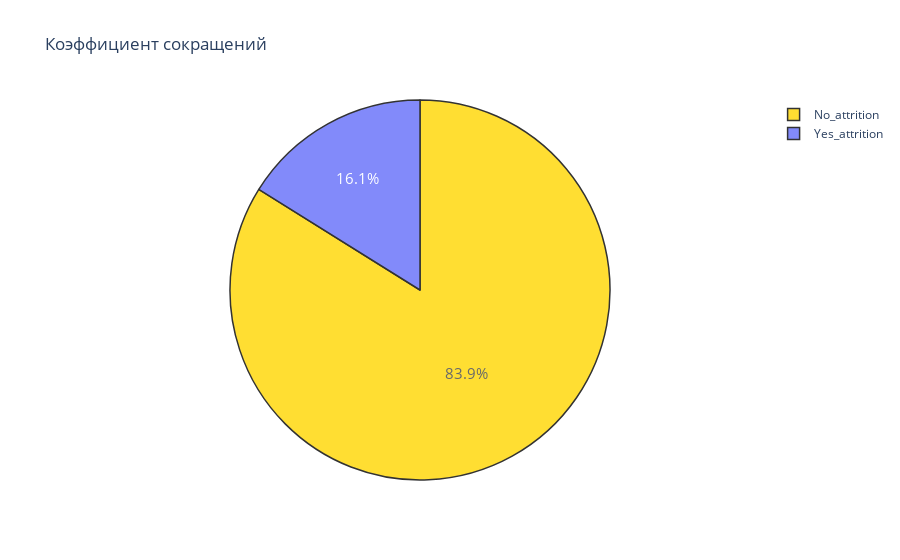

Write notebook code for a chart like this one.
### Code cell
in_array = [1, 1.2, 1.4, 1.6, 1.8, 2]
out_array = np.exp(in_array)
 
trace = go.Pie(labels = ['No_attrition', 'Yes_attrition'], values = df['Attrition'].value_counts(),
textfont=dict(size=15), opacity = 0.8,
marker=dict(colors=['gold', '#9b59b6"'],
line=dict(color='#000000', width=1.5)))


layout = dict(title = 'Коэффициент сокращений')

fig = dict(data = [trace], layout=layout)
py.iplot(fig)

### Figure 1 — Plotly figure (JSON) as saved in the notebook; plotly's stock layout.template omitted (floating-point values rounded to 4 significant figures)
{"data": [{"labels": ["No_attrition", "Yes_attrition"], "marker": {"colors": ["gold", "#9b59b6\""], "line": {"color": "#000000", "width": 1.5}}, "opacity": 0.8, "textfont": {"size": 15}, "type": "pie", "values": [1233, 237]}], "layout": {"title": {"text": "Коэффициент сокращений"}}}
